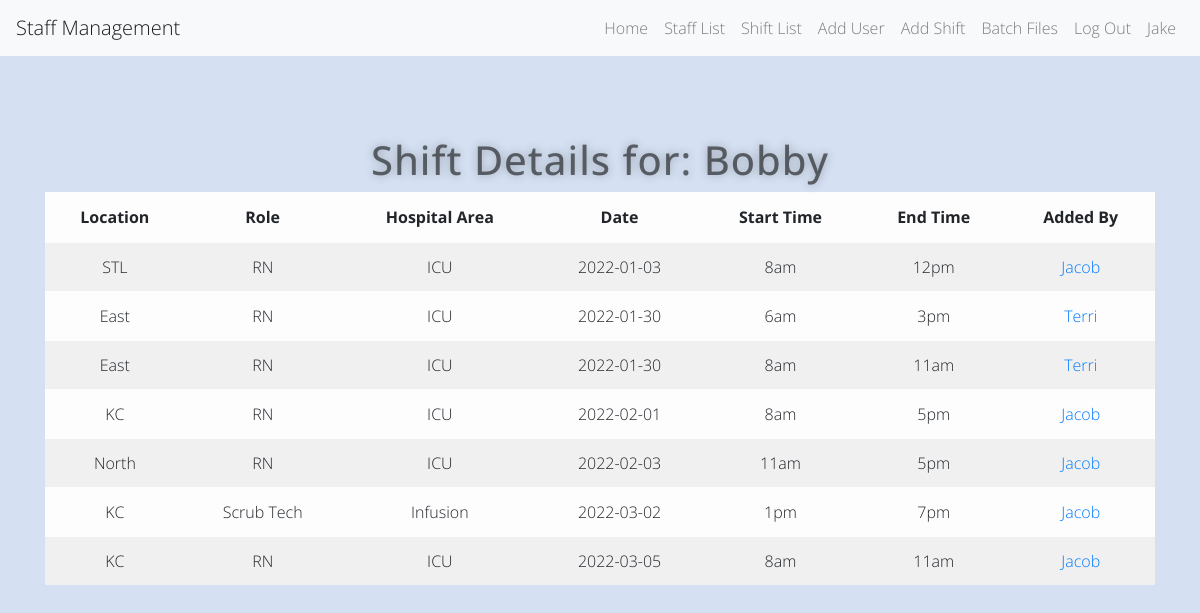
Screenshot of /userdetails?id=11 (signed in) with the database file from the repository.
### app.py (models this page shows)
class User(UserMixin, db.Model):
    id = db.Column(db.Integer, primary_key=True)
    name = db.Column(db.String(1000))
    role = db.Column(db.String(100))
    location = db.Column(db.String(100))
    email = db.Column(db.String(100))
    phone_num = db.Column(db.String(100))
    availability = db.Column(db.String(100))
    can_float = db.Column(db.String(100))
    password = db.Column(db.String(100))
    shifts_worked = db.Column(db.Integer)

class Shift(db.Model):
    shift_id = db.Column(db.Integer, primary_key=True)
    location = db.Column(db.String(100))
    role = db.Column(db.String(100))
    area = db.Column(db.String(100))
    date = db.Column(db.Date)
    start_time = db.Column(db.String(100))
    end_time = db.Column(db.String(100))
    added_by_id = db.Column(db.Integer)
    added_by_name = db.Column(db.String)
    picked_up_by_id = db.Column(db.Integer)
    picked_up_by_name = db.String(100)

### app.py (the view)
@app.route('/userdetails', methods=['GET', 'POST'])
@login_required
def user_details():
    shift_user_id = request.args.get('id')
    user_shift_info = db.session.query(Shift).filter(Shift.picked_up_by_id == shift_user_id).order_by(Shift.date)\
        .order_by(Shift.date, Shift.start_time)
    user_name = User.query.get(shift_user_id).name
    return render_template('user_shifts.html', shifts=user_shift_info, user_name=user_name, logged_in=True)

### app.py (called while the page is built)
@login_manager.user_loader
def load_user(user_id):
    return User.query.get(int(user_id))

### templates/user_shifts.html (shortened to what this page needs)
{% extends 'base.html' %}
{% block content %}
<div class="container">
  <div class="row">
    <div class="col-sm-12">
      <h1>Shift Details for: {{ user_name }}</h1>
	  <table class="table table-striped table-light">
        <thead>
            <tr>
                <th>Location</th>
                <th>Role</th>
                <th>Hospital Area</th>
                <th>Date</th>
                <th>Start Time</th>
                <th>End Time</th>
                <th>Added By</th>
            </tr>
        </thead>
          <tbody>
              {% for row in shifts %}
                  <tr>
                      <td>{{ row.location }}</td>
                      <td>{{ row.role }}</td>
                      <td>{{ row.area }}</td>
                      <td>{{ row.date }}</td>
                      <td>{{ row.start_time }}</td>
                      <td>{{ row.end_time }}</td>
                      <td><a href="">{{ row.added_by_name }}</a></td>
                  </tr>
              {% endfor %}
          </tbody>
  	  </table>
    </div>
  </div>
</div>
{% endblock %}

### templates/base.html (shortened to what this page needs)
<!DOCTYPE html>
<html>
<head>
    <link rel="stylesheet" href="https://stackpath.bootstrapcdn.com/bootstrap/4.5.2/css/bootstrap.min.css">
    <link rel="stylesheet" href="{{ url_for('static', filename='css/styles.css')}}">
</head>
<body>
<nav class="navbar navbar-expand-lg navbar-light bg-light">
  <a class="navbar-brand" href="/">Staff Management</a>
  <div class="collapse navbar-collapse">
    <ul class="navbar-nav ml-auto">
      <li class="nav-item">
        <a class="nav-link" href="{{ url_for('home') }}">Home</a>
      </li>
    {% if logged_in: %}
        <li class="nav-item">
        <a class="nav-link" href="{{ url_for('staff') }}">Staff List</a>
      </li>
        <li class="nav-item">
        <a class="nav-link" href="{{ url_for('shift') }}">Shift List</a>
      </li>
        <li class="nav-item">
        <a class="nav-link" href="{{ url_for('add_user') }}">Add User</a>
      </li>
        <li class="nav-item">
        <a class="nav-link" href="{{ url_for('add_shift') }}">Add Shift</a>
      </li>
        <li class="nav-item">
        <a class="nav-link" href="{{ url_for('upload') }}">Batch Files</a>
      </li>
      <li class="nav-item">
        <a class="nav-link" href="{{ url_for('logout') }}">Log Out</a>
      </li>
        <li class="nav-item">
        <a class="nav-link" href="">{{ current_user.name }}</a>
      </li>
    {% endif %}
    </ul>
  </div>
</nav>
       {% block content %}
       {% endblock %}
</body>
</html>

### static/css/styles.css (style rules this page uses)
* { -webkit-box-sizing:border-box; -moz-box-sizing:border-box; -ms-box-sizing:border-box; -o-box-sizing:border-box; box-sizing:border-box; }
html { width: 100%; height:100%; overflow:hidden; }
body { width: 100%; height:100%; font-family: 'Open Sans', sans-serif; font-weight:200; background: #d5e1f3; color: rgba(0, 0, 0, 0.55); filter: progid:DXImageTransform.Microsoft.gradient( startColorstr='#3E1D6D', endColorstr='#092756',GradientType=1 ); }
a { text-decoration: none; text-align: center; }
.container { margin-top: 5rem; text-align: center; }
.container h1 { color: rgba(0, 0, 0, 0.55); text-shadow: 0 0 10px rgba(0,0,0,0.3); letter-spacing:1px; text-align:center; }

### rows the page displays
User: name "Jake"
User: name "Bobby"
Shift: location "STL", role "RN", area "ICU", date "2022-01-03", start_time "8am", end_time "12pm", added_by_name "Jacob"
Shift: location "East", role "RN", area "ICU", date "2022-01-30", start_time "6am", end_time "3pm", added_by_name "Terri"
Shift: location "East", role "RN", area "ICU", date "2022-01-30", start_time "8am", end_time "11am", added_by_name "Terri"
Shift: location "KC", role "RN", area "ICU", date "2022-02-01", start_time "8am", end_time "5pm", added_by_name "Jacob"
Shift: location "North", role "RN", area "ICU", date "2022-02-03", start_time "11am", end_time "5pm", added_by_name "Jacob"
Shift: location "KC", role "Scrub Tech", area "Infusion", date "2022-03-02", start_time "1pm", end_time "7pm", added_by_name "Jacob"
Shift: location "KC", role "RN", area "ICU", date "2022-03-05", start_time "8am", end_time "11am", added_by_name "Jacob"
